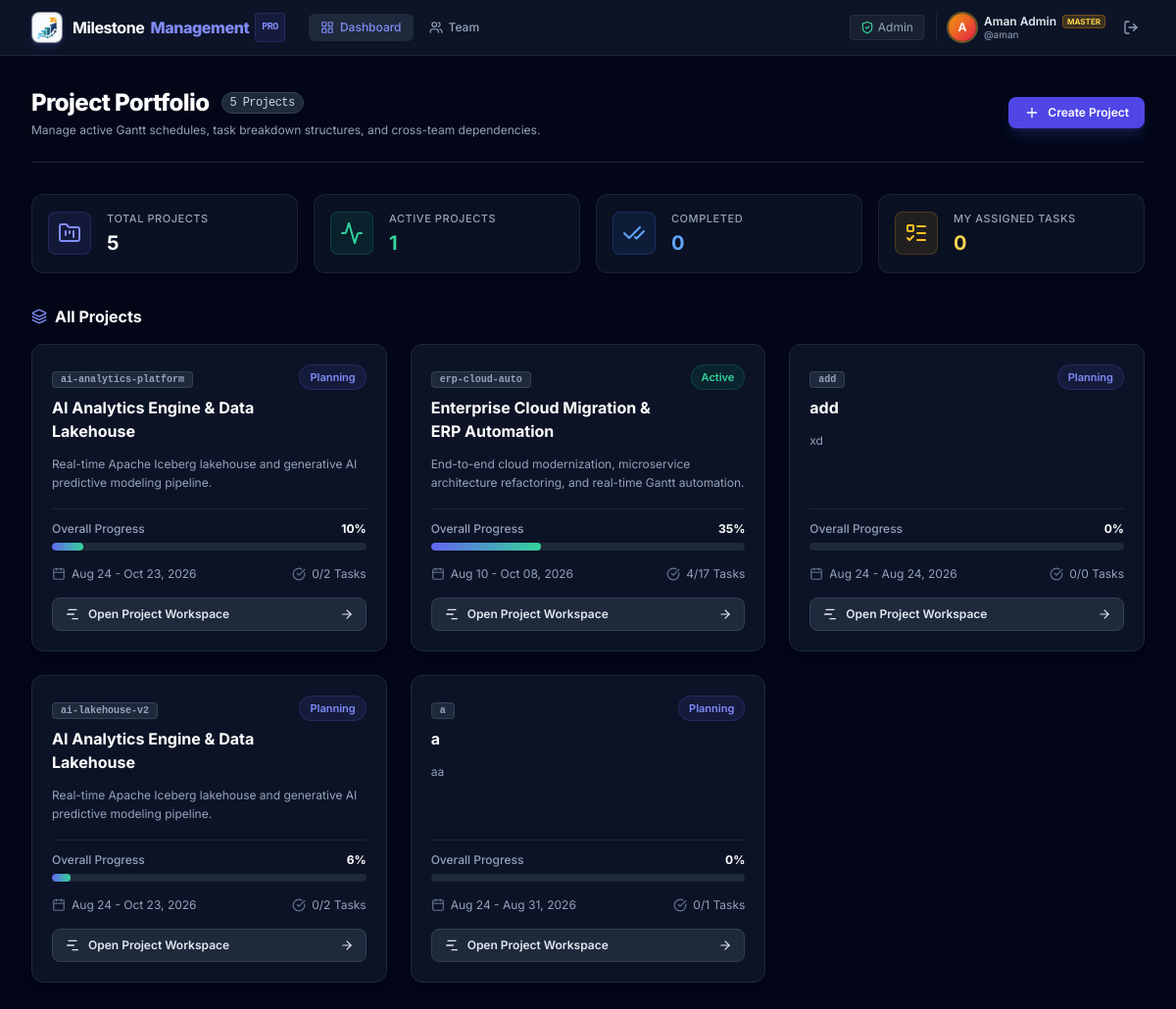
Before: / (signed in) with the older database file.
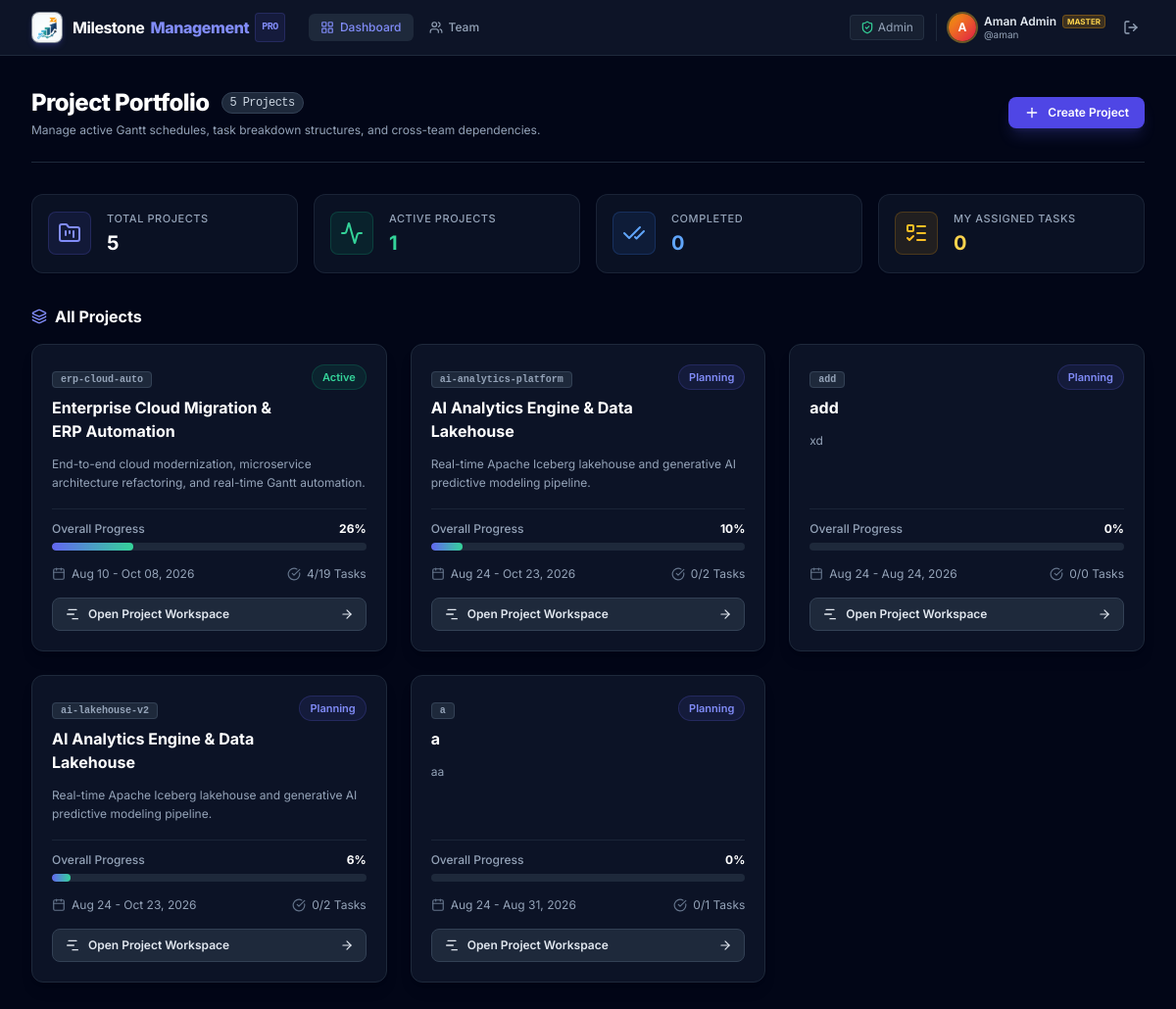
After: the same page with the newer database file.
### projects/models.py (models this page shows, shortened)
class Project(models.Model):
    name = models.CharField(max_length=255, db_index=True)
    code = models.SlugField(max_length=64, unique=True, db_index=True)
    description = models.TextField(blank=True, default='')
    start_date = models.DateField(default=timezone.now)
    end_date = models.DateField(default=timezone.now)
    status = models.CharField(
        max_length=20,
        choices=ProjectStatus.choices,
        default=ProjectStatus.PLANNING,
        db_index=True
    )
    owner = models.ForeignKey(
        User,
        on_delete=models.PROTECT,
        related_name='owned_projects',
        default=get_default_master_user_id
    )
    exclude_weekends = models.BooleanField(default=False, help_text="Exclude weekends in duration calculations")
    baseline_saved_at = models.DateTimeField(null=True, blank=True)
    budget = models.DecimalField(max_digits=14, decimal_places=2, default=0.00, help_text="Total authorized budget in INR (₹)")
    created_at = models.DateTimeField(auto_now_add=True)
    updated_at = models.DateTimeField(auto_now=True)
    class Meta:
        ordering = ['-updated_at']
        indexes = [
            models.Index(fields=['status', 'start_date']),
        ]
    @property
    def progress(self):
        root_tasks = self.tasks.filter(parent_task__isnull=True)
        if not root_tasks.exists():
            return 0
        total_duration = sum(t.duration_days for t in root_tasks)
        if total_duration > 0:
            weighted_sum = sum(t.progress * t.duration_days for t in root_tasks)
            return round(weighted_sum / total_duration)
        return round(sum(t.progress for t in root_tasks) / root_tasks.count())
    @property
    def total_tasks_count(self):
        return self.tasks.count()
    @property
    def completed_tasks_count(self):
        return self.tasks.filter(status=TaskStatus.COMPLETE).count()

class Task(models.Model):
    project = models.ForeignKey(
        Project,
        on_delete=models.CASCADE,
        related_name='tasks'
    )
    parent_task = models.ForeignKey(
        'self',
        on_delete=models.CASCADE,
        null=True,
        blank=True,
        related_name='subtasks'
    )
    name = models.CharField(max_length=255, db_index=True)
    description = models.TextField(blank=True, default='')
    start_date = models.DateField(default=timezone.now)
    end_date = models.DateField(default=timezone.now)
    duration_days = models.PositiveIntegerField(default=1)
    progress = models.PositiveSmallIntegerField(default=0)  # 0 to 100
    status = models.CharField(
        max_length=20,
        choices=TaskStatus.choices,
        default=TaskStatus.NOT_STARTED,
        db_index=True
    )
    priority = models.CharField(
        max_length=20,
        choices=TaskPriority.choices,
        default=TaskPriority.MEDIUM,
        db_index=True
    )
    is_milestone = models.BooleanField(default=False)
    assignee = models.ForeignKey(
        User,
        on_delete=models.SET_NULL,
        null=True,
        blank=True,
        related_name='assigned_tasks'
    )
    sort_order = models.PositiveIntegerField(default=0, db_index=True)
    baseline_start_date = models.DateField(null=True, blank=True)
    baseline_end_date = models.DateField(null=True, blank=True)
    baseline_duration_days = models.PositiveIntegerField(null=True, blank=True)
    is_critical = models.BooleanField(default=False, db_index=True)
    total_float_days = models.IntegerField(default=0)
    early_start = models.DateField(null=True, blank=True)
    early_finish = models.DateField(null=True, blank=True)
    late_start = models.DateField(null=True, blank=True)
    late_finish = models.DateField(null=True, blank=True)
    estimated_cost = models.DecimalField(max_digits=14, decimal_places=2, default=0.00, help_text="Estimated cost in INR (₹)")
    actual_cost = models.DecimalField(max_digits=14, decimal_places=2, default=0.00, help_text="Realized cost in INR (₹)")
    estimated_hours = models.PositiveIntegerField(default=0, help_text="Estimated effort in man-hours")
    actual_hours = models.PositiveIntegerField(default=0, help_text="Realized effort in man-hours")
    created_at = models.DateTimeField(auto_now_add=True)
    updated_at = models.DateTimeField(auto_now=True)
    class Meta:
        ordering = ['sort_order', 'start_date', 'id']
        indexes = [
            models.Index(fields=['project', 'parent_task', 'sort_order']),
            models.Index(fields=['project', 'status']),
            models.Index(fields=['project', 'start_date', 'end_date']),
            models.Index(fields=['project', 'is_critical']),
        ]

### projects/views.py (the view)
# urls.py: path('', views.dashboard_view, name='dashboard'),
@login_required
def dashboard_view(request):
    projects = Project.objects.all().select_related('owner').prefetch_related('tasks').order_by('-updated_at')
    total_projects = projects.count()
    active_projects = projects.filter(status=ProjectStatus.ACTIVE).count()
    completed_projects = projects.filter(status=ProjectStatus.COMPLETED).count()
    my_tasks = Task.objects.filter(
        assignee=request.user
    ).select_related('project').order_by('end_date')[:10]
    all_users = User.objects.filter(is_active=True).exclude(username='aman').order_by('username')
    context = {
        'projects': projects,
        'total_projects': total_projects,
        'active_projects': active_projects,
        'completed_projects': completed_projects,
        'my_tasks': my_tasks,
        'all_users': all_users,
        'project_statuses': ProjectStatus.choices,
    }
    return render(request, 'projects/dashboard.html', context)

### templates/projects/dashboard.html (shortened to what the changed rows need)
{% extends 'base.html' %}
{% block content %}
<div class="flex-1 overflow-y-auto bg-slate-950 px-4 sm:px-6 lg:px-8 py-8" x-data="{ showNewModal: false }">
    <div class="max-w-7xl mx-auto space-y-8">
        <div class="flex flex-col sm:flex-row sm:items-center justify-between gap-4 pb-6 border-b border-slate-800">
            <div>
                <h1 class="text-2xl font-extrabold text-white tracking-tight flex items-center gap-3">
                    <span>Project Portfolio</span>
                    <span class="text-xs font-mono font-medium px-2 py-0.5 rounded-full bg-slate-800 border border-slate-700 text-slate-300">
                        {{ total_projects }} Projects
                    </span>
                </h1>
            </div>
        </div>
        <div>
            <div class="flex items-center justify-between mb-4">
                <h2 class="text-base font-bold text-white flex items-center gap-2">
                    <i data-lucide="layers" class="w-4 h-4 text-brand-400"></i>
                    All Projects
                </h2>
            </div>
            {% if projects %}
            <div class="grid grid-cols-1 md:grid-cols-2 lg:grid-cols-3 gap-6">
                {% for p in projects %}
                <div class="group bg-slate-900/80 hover:bg-slate-850 border border-slate-800 hover:border-brand-500/50 rounded-xl p-5 shadow-lg transition-all duration-200 flex flex-col justify-between">
                    <div>
                        <div class="flex items-start justify-between gap-3 mb-3">
                            <div>
                                <span class="text-[10px] font-mono font-semibold px-2 py-0.5 rounded bg-slate-800 border border-slate-700 text-slate-400">
                                    {{ p.code }}
                                </span>
                                <h3 class="text-base font-bold text-white mt-2 group-hover:text-brand-300 transition-colors">
                                    {{ p.name }}
                                </h3>
                            </div>
                            <span class="text-[11px] font-semibold px-2.5 py-1 rounded-full shrink-0
                                {% if p.status == 'ACTIVE' %}bg-emerald-500/10 text-emerald-400 border border-emerald-500/20
                                {% elif p.status == 'PLANNING' %}bg-indigo-500/10 text-indigo-400 border border-indigo-500/20
                                {% elif p.status == 'ON_HOLD' %}bg-amber-500/10 text-amber-400 border border-amber-500/20
                                {% else %}bg-blue-500/10 text-blue-400 border border-blue-500/20{% endif %}">
                                {{ p.get_status_display }}
                            </span>
                        </div>
                        <p class="text-xs text-slate-400 line-clamp-2 mb-4 leading-relaxed">
                            {{ p.description|default:"No description provided." }}
                        </p>
                    </div>
                    <div class="space-y-4 pt-3 border-t border-slate-800/80">
                        <div>
                            <div class="flex items-center justify-between text-xs mb-1.5 font-medium">
                                <span class="text-slate-400">Overall Progress</span>
                                <span class="text-white font-bold">{{ p.progress }}%</span>
                            </div>
                            <div class="w-full bg-slate-800 rounded-full h-2 overflow-hidden">
                                <div class="bg-gradient-to-r from-brand-500 to-emerald-400 h-2 rounded-full transition-all duration-500"
                                     style="width: {{ p.progress }}%"></div>
                            </div>
                        </div>
                        <div class="flex items-center justify-between text-xs text-slate-400">
                            <div class="flex items-center gap-1.5">
                                <i data-lucide="calendar" class="w-3.5 h-3.5 text-slate-500"></i>
                                <span>{{ p.start_date|date:"M d" }} - {{ p.end_date|date:"M d, Y" }}</span>
                            </div>
                            <div class="flex items-center gap-1.5">
                                <i data-lucide="check-circle" class="w-3.5 h-3.5 text-slate-500"></i>
                                <span>{{ p.completed_tasks_count }}/{{ p.total_tasks_count }} Tasks</span>
                            </div>
                        </div>
                        <a href="{% url 'project_gantt' code=p.code %}"
                           class="w-full flex items-center justify-center gap-2 py-2 px-3 rounded-lg bg-slate-800 hover:bg-brand-600 text-slate-200 hover:text-white text-xs font-semibold transition-all border border-slate-700 hover:border-brand-500">
                            <i data-lucide="gantt-chart" class="w-4 h-4"></i>
                            <span>Open Project Workspace</span>
                            <i data-lucide="arrow-right" class="w-3.5 h-3.5 ml-auto"></i>
                        </a>
                    </div>
                </div>
                {% endfor %}
            </div>
            {% endif %}
        </div>
    </div>
</div>
{% endblock %}

Changed rows visible on the page:
changed Project "Enterprise Cloud Migration & ERP Automation": progress "35" → "26"; {{ p.progress }} 35 → 26 (drawn); total_tasks_count "17" → "19"; moves up the list
